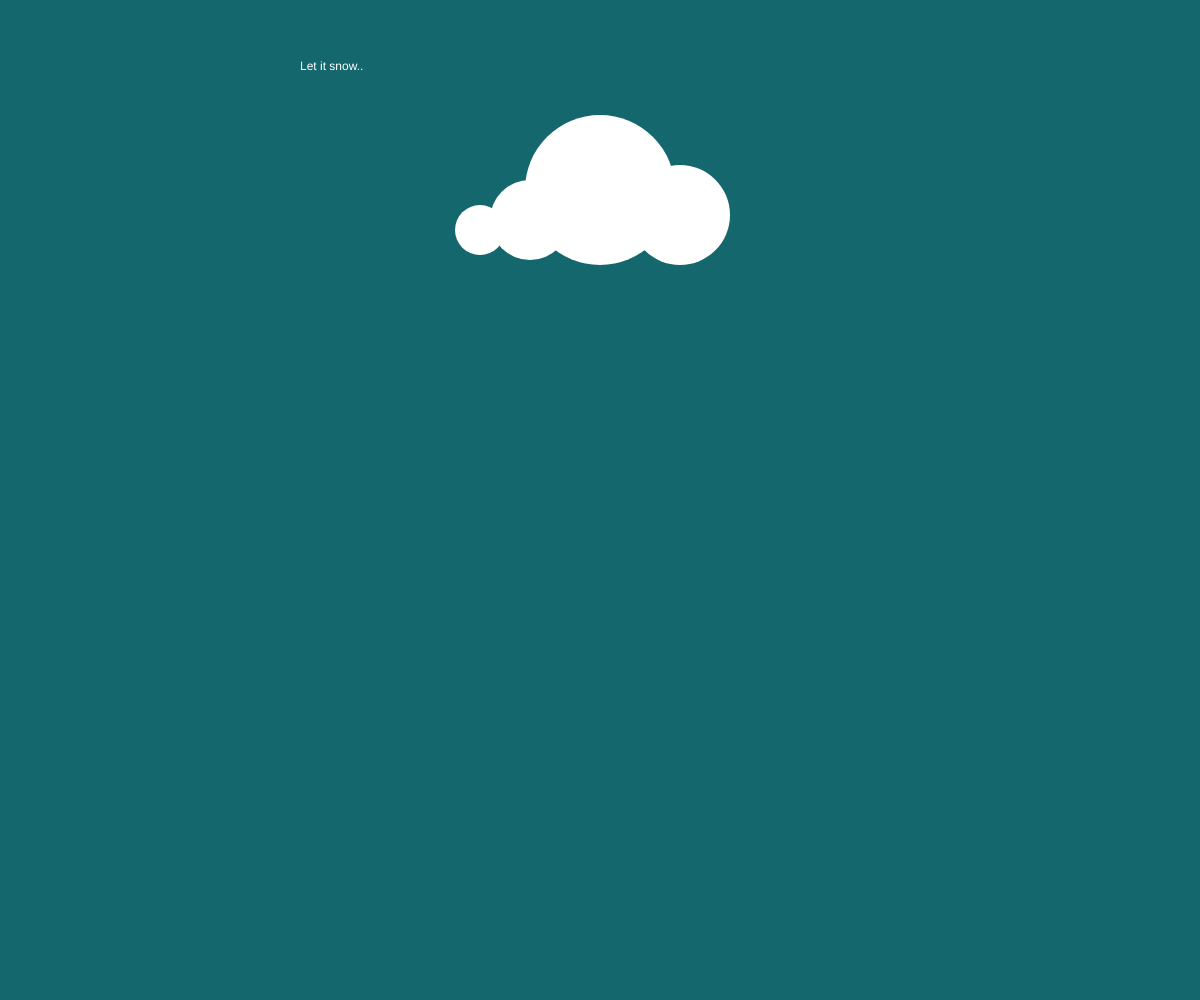
Frame 1 (no input)
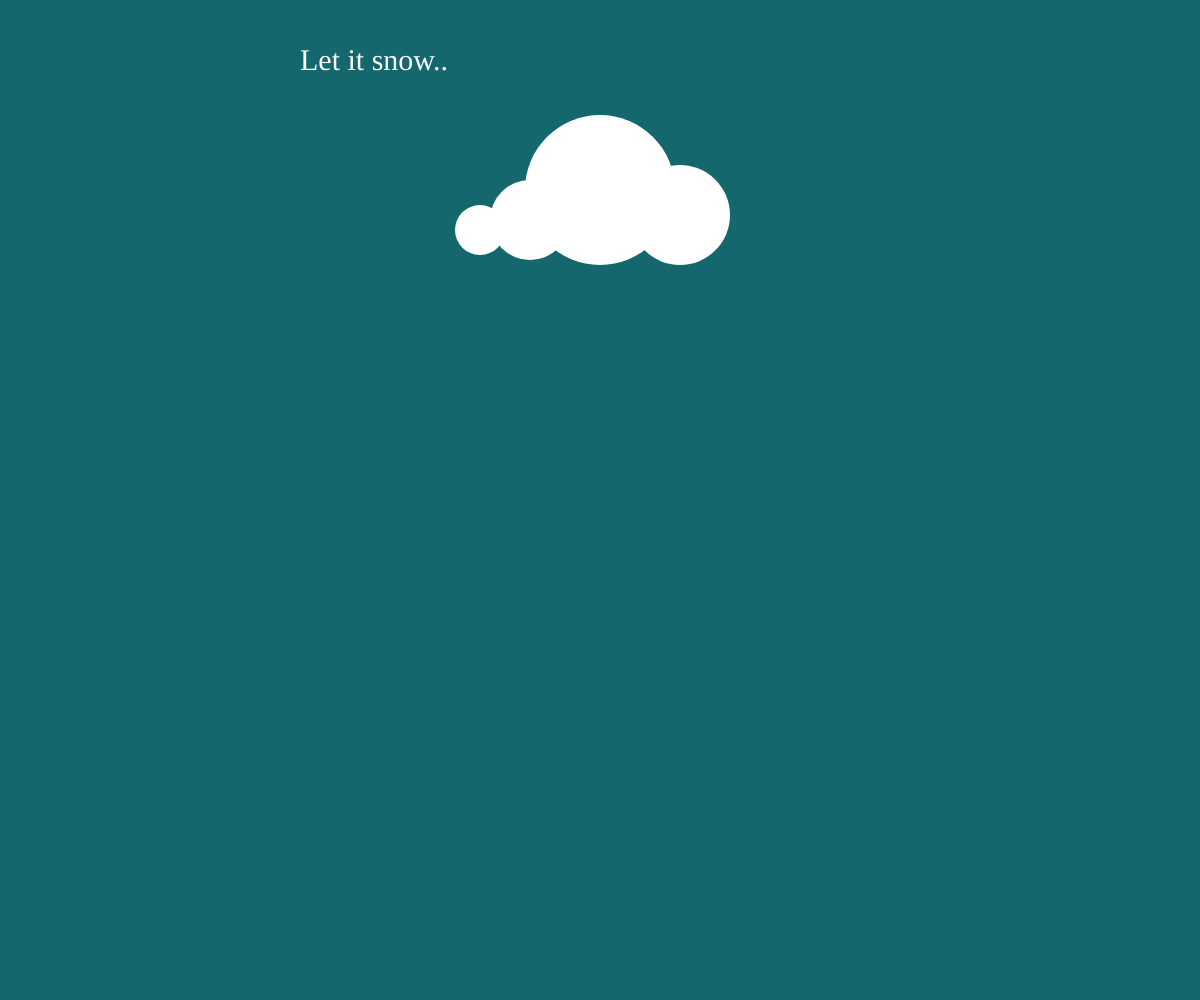
Frame 60 (no input)
Frame 120 (the mouse pressed at the canvas centre since frame 60): identical to frame 60, image omitted

The p5.js sketch that drew these frames (run headless with seeded random() and noise() and a simulated clock; from frame 60 on, the mouse is pressed at the canvas centre):

// p5.js sketch
// ── sketch.js
var snow = [];

var value = 0;



function setup() {
	createCanvas(windowWidth, windowHeight);
}


function draw() {
	value += -1;
	print(value);
    console.log(value);

	background(19,103,109);

	if (value > 2) {
		var newSnowflakes = {
			xpos: random(windowWidth/3-40,windowHeight/3+40),
			ypos: 250,
			size: 10,
			snowColor: random(100, 255)
		};
		snow.push(newSnowflakes);
	} 

	for (i = 0; i < snow.length; i++) {
		var currentObj = snow[i];
		snowflakes(currentObj.xpos, currentObj.ypos, currentObj.size, currentObj.snowColor);
		currentObj.ypos += random(2, 5);
	}

	
    
   //clouds design
    
    noStroke();    
    //right    
    fill(255);
    ellipse (windowWidth/2+80,215, 100,100);
    
    //center    
    fill(255);
    ellipse (windowWidth/2,190, 150,150);
    
    
    //left
    fill(255);
    ellipse (windowWidth/2-70,220, 80,80);
    ellipse (windowWidth/2-120,230, 50, 50);
    
    
    text("Let it snow..", windowWidth/4, 70);
    fill(255);
    textFont('Fredoka One',[30])
}

//snow design
function snowflakes(xpos, ypos, size, snowColor) {
	noStroke();
	fill(255, 255, 255, snowColor);
	ellipse(xpos, ypos, size, size);
}



function deviceShaken() {
    value = 0;
    value+=10;
 
}
